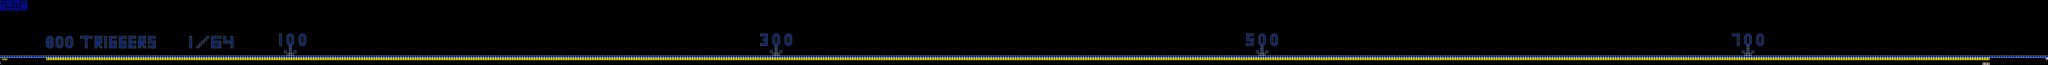

The image is a tile-based game level rendered from a .tmx file. Its description and source (layers, tilesets, objects; grid data summarised) follow:
An orthogonal 843x27 tile map with 16x16 px tiles, 2 tile layers (SP, ...), 2 tilesets, 2 image layers.

<map version="1.10" tiledversion="1.11.2" orientation="orthogonal" renderorder="right-down" width="843" height="27" tilewidth="16" tileheight="16" infinite="0" nextlayerid="5" nextobjectid="1">
 <editorsettings>
  <chunksize width="16" height="27" />
  <export target="../LEVELS/LEVEL DATA/luckydraw.csv" format="csv" />
 </editorsettings>
 <tileset firstgid="1" name="famidash" tilewidth="16" tileheight="16" tilecount="256" columns="16">
  <image source="../../../GRAPHICS/famidash.bmp" width="256" height="256" />
 </tileset>
 <tileset firstgid="257" name="sprites" tilewidth="16" tileheight="16" tilecount="256" columns="16">
  <image source="../../../GRAPHICS/sprites.png" width="256" height="256" />
 </tileset>
 <imagelayer id="3" name="Image Layer 1" offsetx="-8" offsety="0" parallaxx="0.9" parallaxy="0.9" repeatx="1" repeaty="1">
  <image source="../../../GRAPHICS/Old/parallax Blue.bmp" width="144" height="72" />
 </imagelayer>
 <imagelayer id="4" name="Image Layer 2" offsetx="0" offsety="432" repeatx="1">
  <image source="../../../GRAPHICS/ground.bmp" width="64" height="128" />
 </imagelayer>
 <layer id="1" width="843" height="27">
  <data>[22761 cells, 22761 non-empty, 20 distinct tile ids]</data>
 </layer>
 <layer id="2" name="SP" width="843" height="27">
  <data>[22761 cells, 808 non-empty, 9 distinct tile ids]</data>
 </layer>
</map>
